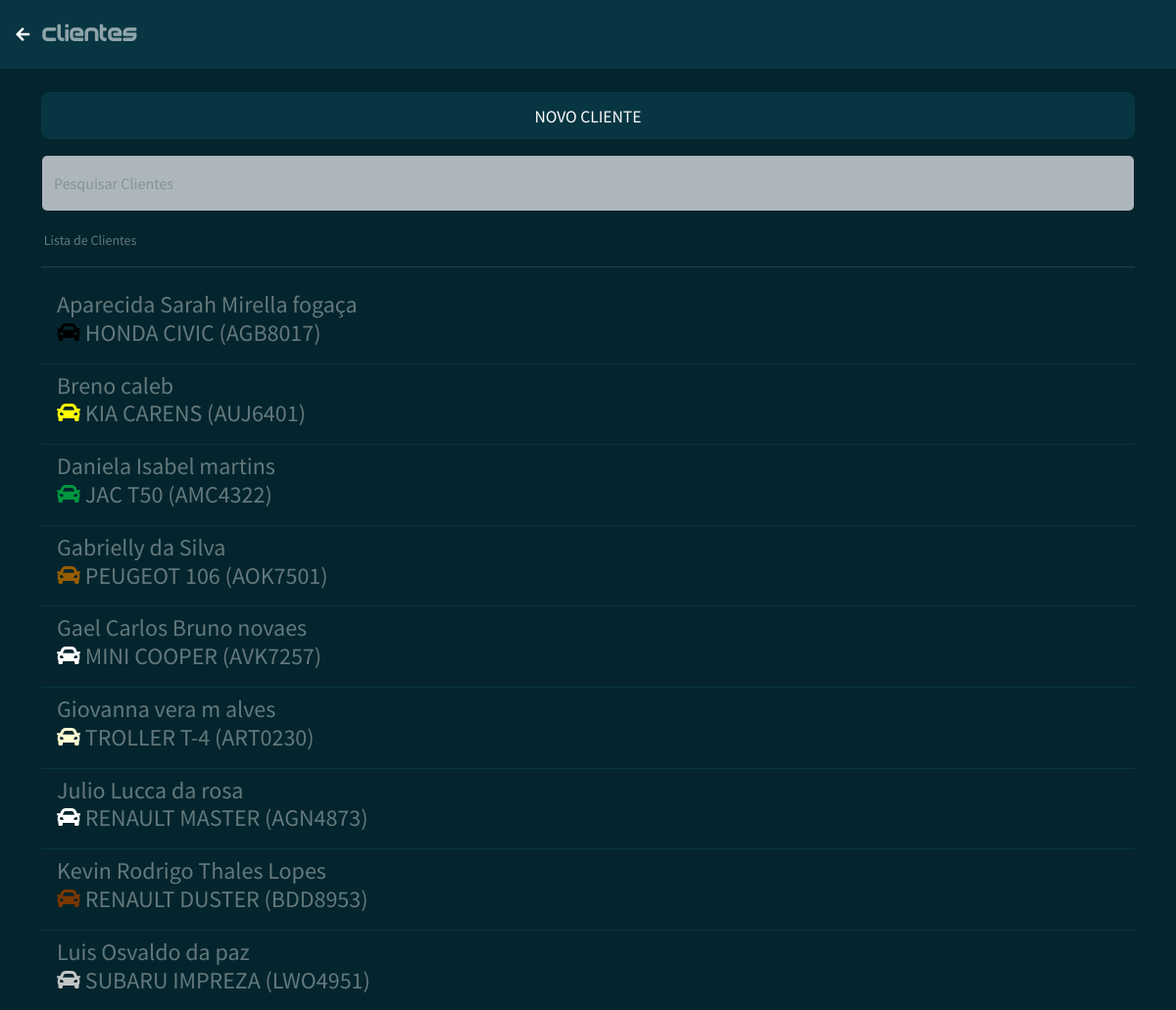
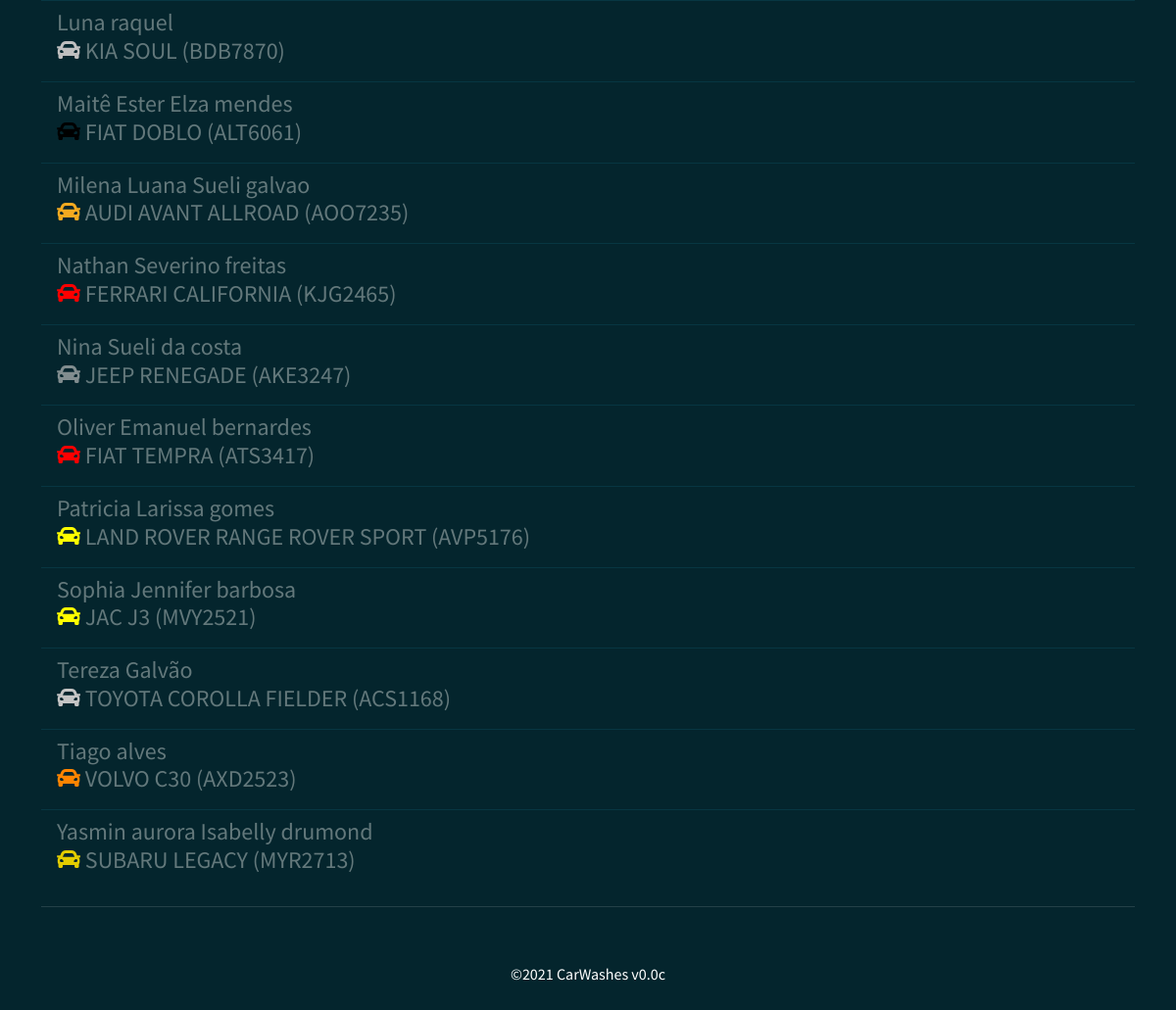
The page /clientes.php on the database its author committed (2 pictures, top to bottom).
### tables this page shows
CREATE TABLE `tb_clientes` (
  `cliente_id` int(11) NOT NULL COMMENT 'Código',
  `cliente_nome` varchar(200) NOT NULL COMMENT 'Nome',
  `cliente_celular` varchar(15) NOT NULL COMMENT 'Celular',
  `cliente_cpf` varchar(15) NOT NULL COMMENT 'CPF',
  `cliente_aniversario` date DEFAULT NULL COMMENT 'Data Aniversário',
  `cliente_email` varchar(250) NOT NULL COMMENT 'E-mail',
  `cliente_endereco` varchar(200) NOT NULL COMMENT 'Endereço',
  `cliente_referencia` varchar(200) NOT NULL COMMENT 'Referência',
  `cliente_placa` varchar(8) NOT NULL COMMENT 'Placa',
  `cliente_categoria` varchar(5) NOT NULL COMMENT 'Categoria',
  `cliente_modelo` varchar(200) NOT NULL COMMENT 'Modelo',
  `cliente_cor` varchar(50) NOT NULL COMMENT 'Cor',
  `cliente_create` datetime NOT NULL COMMENT 'Criado em',
  `cliente_update` datetime DEFAULT NULL COMMENT 'Atualizado em'
);

### assets/connection/connection_database.php (called while the page is built, shortened)
<?php
	$app_versao = 'v0.0c';
?>

### clientes.php (the view, shortened to what this page needs)
<?php
  include_once("assets/connection/connection_database.php");
?>
<!doctype html>
<html lang="pt-br">
  <head>
    <link href="https://cdn.jsdelivr.net/npm/bootswatch@5.1.0/dist/solar/bootstrap.min.css" rel="stylesheet">
    <link rel="stylesheet" href="https://pro.fontawesome.com/releases/v5.10.0/css/all.css"/>
    <link rel="stylesheet" href="style.css">
  </head>
  <body>
    <nav class="navbar navbar-expand-lg navbar-dark bg-dark">
      <span class="navbar-text">
        &nbsp;<a href="index.php" class="btn btn-link"><i class="fas fa-arrow-left fa-1x"></i></a>
      </span>
      <span class="navbar-text">
        <a><span class="titulo">CLIENTES</span></a>
      </span>
      <span class="navbar-text">
      </span>
    </nav>
    <div class="container">
    <br>
        <div class="d-grid gap-2 mb-3">
          <a href="clientes_cad.php" class="btn btn-dark btn-lg" type="button"><small>NOVO CLIENTE</small></a>
        </div>
        <div class="form-floating mb-3">
          <input type="text" class="form-control text-capitalize" name="pesquisa" id="pesquisa" placeholder="Digite para pesquisar" autofocus required>
          <label for="floatingInput">Pesquisar Clientes</label>
        </div>
        <small class="text-muted">&nbsp;Lista de Clientes</small>
        <hr>
        <ul class="list-group list-group-flush resultado">
          <?php
            $sql = "SELECT * FROM tb_clientes ORDER BY cliente_nome";
            $result = $conn->query($sql);
            if ($result->num_rows > 0) {
              while($row = $result->fetch_assoc()){
                ?>
                  <a href="<?php echo 'clientes_edit.php?id='.$row['cliente_id']; ?>" class="list-group-item list-group-item-action">
                    <div class="col">
                      <h4 class="text-muted"><?php echo $row['cliente_nome'].'<br>'; ?><i class="fas fa-car" style="color: <?php echo $row['cliente_cor']; ?>"></i>&nbsp;<?php echo $row['cliente_modelo'] ?>&nbsp;(<?php echo $row['cliente_placa']; ?>)</h4>
                    </div>
                  </a>
                <?php
              }
            }
          ?>
        </ul>
        <hr>
    </div><br>
    <div class="alert alert-default" role="alert">
      <p class="mb-0" style="text-align: center;"><span>&copy;<?php echo date('Y'). ' CarWashes '.$app_versao; ?></span></p>
    </div>
  </body>
</html>

### assets/css/style.css (style rules this page uses)
body { background-color: #04252d; }
.titulo { font-family: 'fontTitulo'; font-size: 25px; }

### rows shown on the page
tb_clientes: cliente_nome "Aparecida Sarah Mirella fogaça", cliente_modelo "HONDA CIVIC", cliente_placa "AGB8017"
tb_clientes: cliente_nome "Breno caleb", cliente_modelo "KIA CARENS", cliente_placa "AUJ6401"
tb_clientes: cliente_nome "Daniela Isabel martins", cliente_modelo "JAC T50", cliente_placa "AMC4322"
tb_clientes: cliente_nome "Gabrielly da Silva", cliente_modelo "PEUGEOT 106", cliente_placa "AOK7501"
tb_clientes: cliente_nome "Gael Carlos Bruno novaes", cliente_modelo "MINI COOPER", cliente_placa "AVK7257"
tb_clientes: cliente_nome "Giovanna vera m alves", cliente_modelo "TROLLER T-4", cliente_placa "ART0230"
tb_clientes: cliente_nome "Julio Lucca da rosa", cliente_modelo "RENAULT MASTER", cliente_placa "AGN4873"
tb_clientes: cliente_nome "Kevin Rodrigo Thales Lopes", cliente_modelo "RENAULT DUSTER", cliente_placa "BDD8953"
tb_clientes: cliente_nome "Luis Osvaldo da paz", cliente_modelo "SUBARU IMPREZA", cliente_placa "LWO4951"
tb_clientes: cliente_nome "Luna raquel", cliente_modelo "KIA SOUL", cliente_placa "BDB7870"
tb_clientes: cliente_nome "Maitê Ester Elza mendes", cliente_modelo "FIAT DOBLO", cliente_placa "ALT6061"
tb_clientes: cliente_nome "Milena Luana Sueli galvao", cliente_modelo "AUDI AVANT ALLROAD", cliente_placa "AOO7235"
tb_clientes: cliente_nome "Nathan Severino freitas", cliente_modelo "FERRARI CALIFORNIA", cliente_placa "KJG2465"
tb_clientes: cliente_nome "Nina Sueli da costa", cliente_modelo "JEEP RENEGADE", cliente_placa "AKE3247"
tb_clientes: cliente_nome "Oliver Emanuel bernardes", cliente_modelo "FIAT TEMPRA", cliente_placa "ATS3417"
tb_clientes: cliente_nome "Patricia Larissa gomes", cliente_modelo "LAND ROVER RANGE ROVER SPORT", cliente_placa "AVP5176"
tb_clientes: cliente_nome "Sophia Jennifer barbosa", cliente_modelo "JAC J3", cliente_placa "MVY2521"
tb_clientes: cliente_nome "Tereza Galvão", cliente_modelo "TOYOTA COROLLA FIELDER", cliente_placa "ACS1168"
tb_clientes: cliente_nome "Tiago alves", cliente_modelo "VOLVO C30", cliente_placa "AXD2523"
tb_clientes: cliente_nome "Yasmin aurora Isabelly drumond", cliente_modelo "SUBARU LEGACY", cliente_placa "MYR2713"

### other values the page prints
$app_versao "v0.0c"
